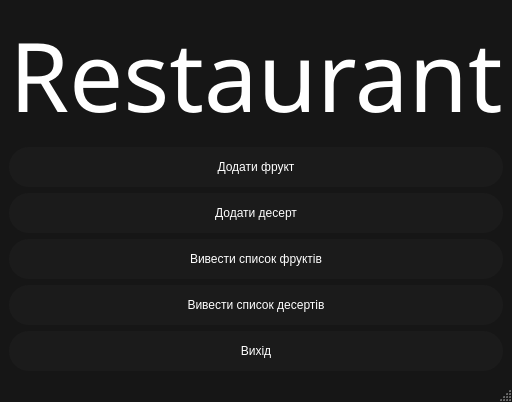
<?xml version="1.0" encoding="UTF-8"?>
<ui version="4.0">
 <class>MainWindow</class>
 <widget class="QMainWindow" name="MainWindow">
  <property name="geometry">
   <rect>
    <x>0</x>
    <y>0</y>
    <width>337</width>
    <height>400</height>
   </rect>
  </property>
  <property name="windowTitle">
   <string>MainWindow</string>
  </property>
  <property name="styleSheet">
   <string notr="true">QMainWindow {
	background-color: rgb(22, 22, 22)
}</string>
  </property>
  <widget class="QWidget" name="centralwidget">
   <layout class="QVBoxLayout" name="verticalLayout">
    <item>
     <widget class="QLabel" name="mainWindow">
      <property name="sizePolicy">
       <sizepolicy hsizetype="Preferred" vsizetype="Preferred">
        <horstretch>0</horstretch>
        <verstretch>0</verstretch>
       </sizepolicy>
      </property>
      <property name="font">
       <font>
        <family>French Script MT</family>
        <pointsize>72</pointsize>
       </font>
      </property>
      <property name="styleSheet">
       <string notr="true">QLabel {
	color: #FFF
}</string>
      </property>
      <property name="text">
       <string>Restaurant</string>
      </property>
      <property name="alignment">
       <set>Qt::AlignCenter</set>
      </property>
     </widget>
    </item>
    <item>
     <widget class="QPushButton" name="addFuit">
      <property name="minimumSize">
       <size>
        <width>0</width>
        <height>40</height>
       </size>
      </property>
      <property name="styleSheet">
       <string notr="true">QPushButton {
	border: 1px solid rbg(100, 100, 100);	
	border-radius: 20%;	
	color: #FFF;
	background-color: rgb(27, 27, 27);
}

QPushButton:hover {
	
}</string>
      </property>
      <property name="text">
       <string>Додати фрукт</string>
      </property>
     </widget>
    </item>
    <item>
     <widget class="QPushButton" name="addDessert">
      <property name="minimumSize">
       <size>
        <width>0</width>
        <height>40</height>
       </size>
      </property>
      <property name="styleSheet">
       <string notr="true">QPushButton {
	border: 1px solid rbg(100, 100, 100);	
	border-radius: 20%;	
	color: #FFF;
	background-color: rgb(27, 27, 27);
}

QPushButton:hover {
	
}</string>
      </property>
      <property name="text">
       <string>Додати десерт</string>
      </property>
     </widget>
    </item>
    <item>
     <widget class="QPushButton" name="listFruits">
      <property name="minimumSize">
       <size>
        <width>0</width>
        <height>40</height>
       </size>
      </property>
      <property name="styleSheet">
       <string notr="true">QPushButton {
	border: 1px solid rbg(100, 100, 100);	
	border-radius: 20%;	
	color: #FFF;
	background-color: rgb(27, 27, 27);
}

QPushButton:hover {
	
}</string>
      </property>
      <property name="text">
       <string>Вивести список фруктів</string>
      </property>
     </widget>
    </item>
    <item>
     <widget class="QPushButton" name="listDesserts">
      <property name="minimumSize">
       <size>
        <width>0</width>
        <height>40</height>
       </size>
      </property>
      <property name="styleSheet">
       <string notr="true">QPushButton {
	border: 1px solid rbg(100, 100, 100);	
	border-radius: 20%;	
	color: #FFF;
	background-color: rgb(27, 27, 27);
}

QPushButton:hover {
	
}</string>
      </property>
      <property name="text">
       <string>Вивести список десертів</string>
      </property>
     </widget>
    </item>
    <item>
     <widget class="QPushButton" name="exit">
      <property name="minimumSize">
       <size>
        <width>0</width>
        <height>40</height>
       </size>
      </property>
      <property name="styleSheet">
       <string notr="true">QPushButton {
	border: 1px solid rbg(100, 100, 100);	
	border-radius: 20%;	
	color: #FFF;
	background-color: rgb(27, 27, 27);
}

QPushButton:hover {
	
}</string>
      </property>
      <property name="text">
       <string>Вихід</string>
      </property>
     </widget>
    </item>
   </layout>
  </widget>
  <widget class="QMenuBar" name="menubar">
   <property name="geometry">
    <rect>
     <x>0</x>
     <y>0</y>
     <width>337</width>
     <height>21</height>
    </rect>
   </property>
  </widget>
  <widget class="QStatusBar" name="statusbar"/>
 </widget>
 <resources/>
 <connections/>
</ui>
